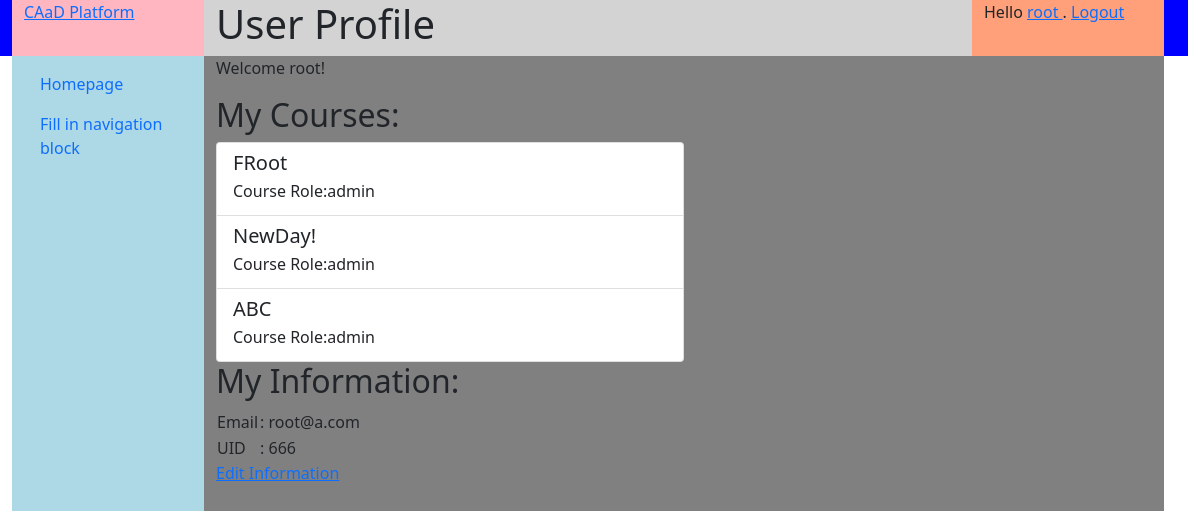
/users/profile/root (signed in), run on an earlier commit of the app's database.
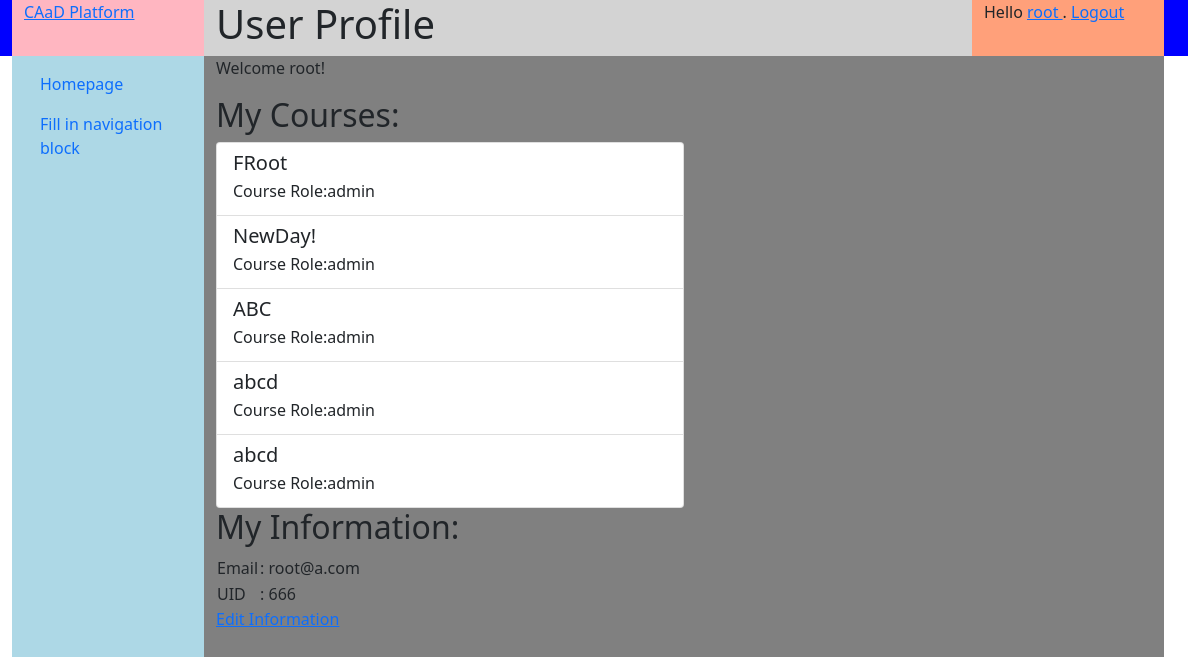
And on a later commit of the database.
### courses/models.py (models this page shows, shortened)
class Course(models.Model):
    name = models.CharField('course name', max_length=32)
    password = models.CharField('joining password', max_length=8)
    description = models.CharField('description', max_length=512)
    is_open = models.BooleanField("Is open to all", default=True)
    create_date = models.DateTimeField('date created up', default=now())
    creator = models.ForeignKey(User, on_delete=models.CASCADE)

### users/views.py (the view)
# urls.py: path(r'profile/<str:username>', views.profile, name='profile'),
def profile(request, username):
    owner = get_object_or_404(User, username=username)
    context = {}
    context['title'] = "User Profile"
    if request.user != owner:
        context["others_name"] = owner.get_username()
    else:
        context["course_info_list"] = get_enrolled_courses(request.user)
        context["owner"] = owner
        context["owner_aux"] = owner.auxiliary
    return render(request, 'users/profile.html', context)

### users/utils.py (called while the page is built)
def get_enrolled_courses(user):
    enrolled_courses = CourseMember.objects.filter(user=user)
    course_info_list = []
    for role in enrolled_courses:
        course = role.course
        course_info_list.append({
            'name': course.name,
            'id': course.pk,
            'role': COURSEMEMBER_TYPE[role.type]
        })
    return course_info_list

### templates/users/profile.html (shortened to what this page needs)
{% extends "generics/base.html" %}
{% block content %}
{% if course_info_list == None %}
    <p>Hello {{ user.name }}, this is profile of {{ others_name }}</p>
{% else %}
    <p>Welcome {{ owner.username }}!</p>
{% endif %}
{% if course_info_list %}
<div id="myCourses">
    <h2>My Courses:</h2>
    <div class="list-group w-50">
        {% for course_info in course_info_list %}
            <a href="{% url 'courses:course_homepage' course_info.id %}" class="list-group-item list-group-item-action" aria-current="true">
                <div class="d-flex justify-content-between">
                    <h5 class="mb-1">{{ course_info.name }}</h5>
                </div>
                <p class="mb-1">Course Role:{{ course_info.role }}</p>
            </a>
        {% endfor %}
    </div>
    <h2>My Information:</h2>
    <table>
        <tr>
            <td>Email</td>
            <td>: {{ owner.email | default:"N/A" }}</td>
        </tr>
        <tr>
            <td>UID</td>
            <td>: {{ owner_aux.uid | default:"N/A" }}</td>
        </tr>
    </table>
    <a href="{% url 'users:edit' owner.pk %}">Edit Information</a>
{% endif %}
{% endblock content %}

What changed in the data, as far as the page shows it:
added Course: name "abcd"
added Course: name "abcd"
Also different on the page:
new list line: "Course Role: admin"
